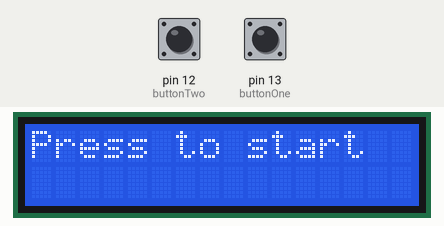
The sketch below on a simulated Arduino Uno, built with avr-gcc and run on an emulated ATmega328P. Shown: 16×2 character LCD. Inputs (shaded band) come from the test bench; at power-on: pin 13 (buttonOne) LOW, pin 12 (buttonTwo) LOW.

Above: at 1.2 s.
1.3 s: pin 13 (buttonOne) pulled HIGH for 0.15 s
4.4 s: pin 12 (buttonTwo) pulled HIGH for 0.15 s
At 5.6 s:
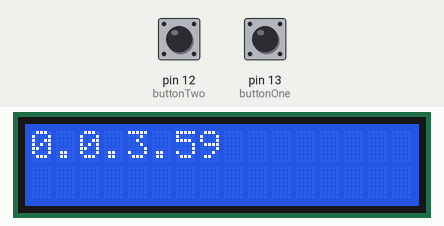
6.0 s: pin 13 (buttonOne) pulled HIGH for 1 s
10.0 s: pin 12 (buttonTwo) pulled HIGH for 1 s
At 11.0 s:
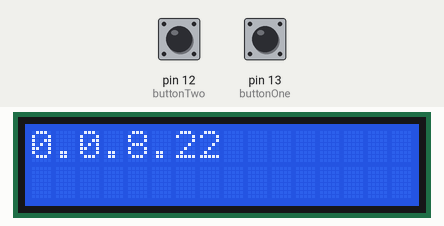
12.5 s: pin 12 (buttonTwo) driven HIGH and pin 13 (buttonOne) driven HIGH
At 13.3 s:
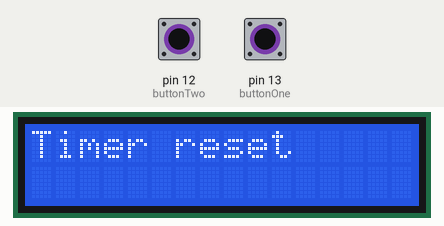
At 14.53 s:
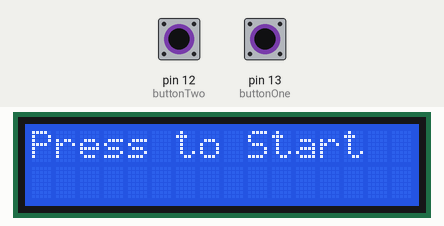
15.5 s: pin 12 (buttonTwo) driven LOW
Timing chart, 0 to 18.5 s (numbered marks = the images above; inputs shaded):
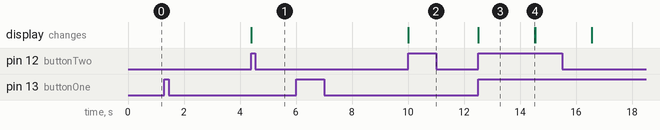

The sketch:

AssignmentSix.ino
```cpp
#include <Wire.h>
#include <LiquidCrystal_I2C.h>

LiquidCrystal_I2C lcd(0x27, 16, 2); // Address, columns, rows
const int buttonOne = 13;
const int buttonTwo = 12;

float seconds = 0;
int minutes = 0;
int hours = 0;

boolean timer = false;
float lapHold = 0;

void setup() {
  // setup LCD
  lcd.init();
  lcd.backlight();
  lcd.print("Press to start");
  //setup Buttons
  pinMode(buttonOne, INPUT);
  pinMode(buttonTwo, INPUT);
}

void loop() {
  bool pressOne = digitalRead(buttonOne);
  bool pressTwo = digitalRead(buttonTwo);

  //zodra knop 1 gedrukt word:
  if(pressOne == HIGH){
    lcd.clear(); // haal start up text weg
    //start timer
    timer = true;
    startTimer();
  }

//beide knoppen indrukken, timer resetten
  if(pressOne == HIGH && pressTwo == HIGH){
   resetTimer();
  }

}

void startTimer(){
  // laat de timer oneindig lopen
  while(timer = true){

    //pauzeer timer zodra knop 2 gedrukt word
    if(digitalRead(buttonTwo) == HIGH){
      timer = false; //stopt de while loop
      return;
    }

// zodra knop 1 ingedruk gehouden word gaat een kleine timer lopen
    if(digitalRead(buttonOne) == HIGH){
      lapHold = lapHold + 0.01;
      if(lapHold >= 2){ // is die timer 2seconden
        showLap(); //laap de lap tijd zien
      }
      //geen 2 seconden ingedrukt gehouden
    } else {
        lapHold = 0; // reset timer
    }

    // zodra seconden 60 is, 0 tellen en minuten +1
    seconds = seconds + 0.01;
    if(seconds >= 60){
      seconds = 0;
      minutes ++;
    }
    //zodra minuten 60 is, 0 tellen en uren +1
    else if(minutes >= 60){
      minutes = 0;
      hours ++;
    }


    //"uren . minuten . seconden" op scherm zetten
    lcd.setCursor(0, 0);
    lcd.print(hours);
    lcd.print(".");
    lcd.print(minutes);
    lcd.print(".");
    lcd.print(seconds, 2);
  }
}

//functie om lap "uren . minuten . seconden" op scherm te zetten
void showLap(){
  lcd.setCursor(0, 1); //2e rij links
  lcd.print(hours);
  lcd.print(".");
  lcd.print(minutes);
  lcd.print(".");
  lcd.print(seconds, 2);
}

//functie om timer te resetten met bericht
void resetTimer(){
    lcd.print("Timer reset");
    delay(2000);
    lcd.clear();
    lcd.print("Press to Start");
    hours = 0;
    minutes = 0;
    seconds = 0;
}
```

Measured:
- after the input at 1.3 s, every drawn part: stays the same
- after the input at 4.4 s, the display: changes at once (image 1)
- after the input at 6.0 s, every drawn part: stays the same
- after the input at 10.0 s, the display: changes at once (image 2)
- after the input at 12.5 s, the display: changes at once (image 3)
- what the display in image 3 shows lasts 2.0 s, from 12.5 s to 14.5 s
